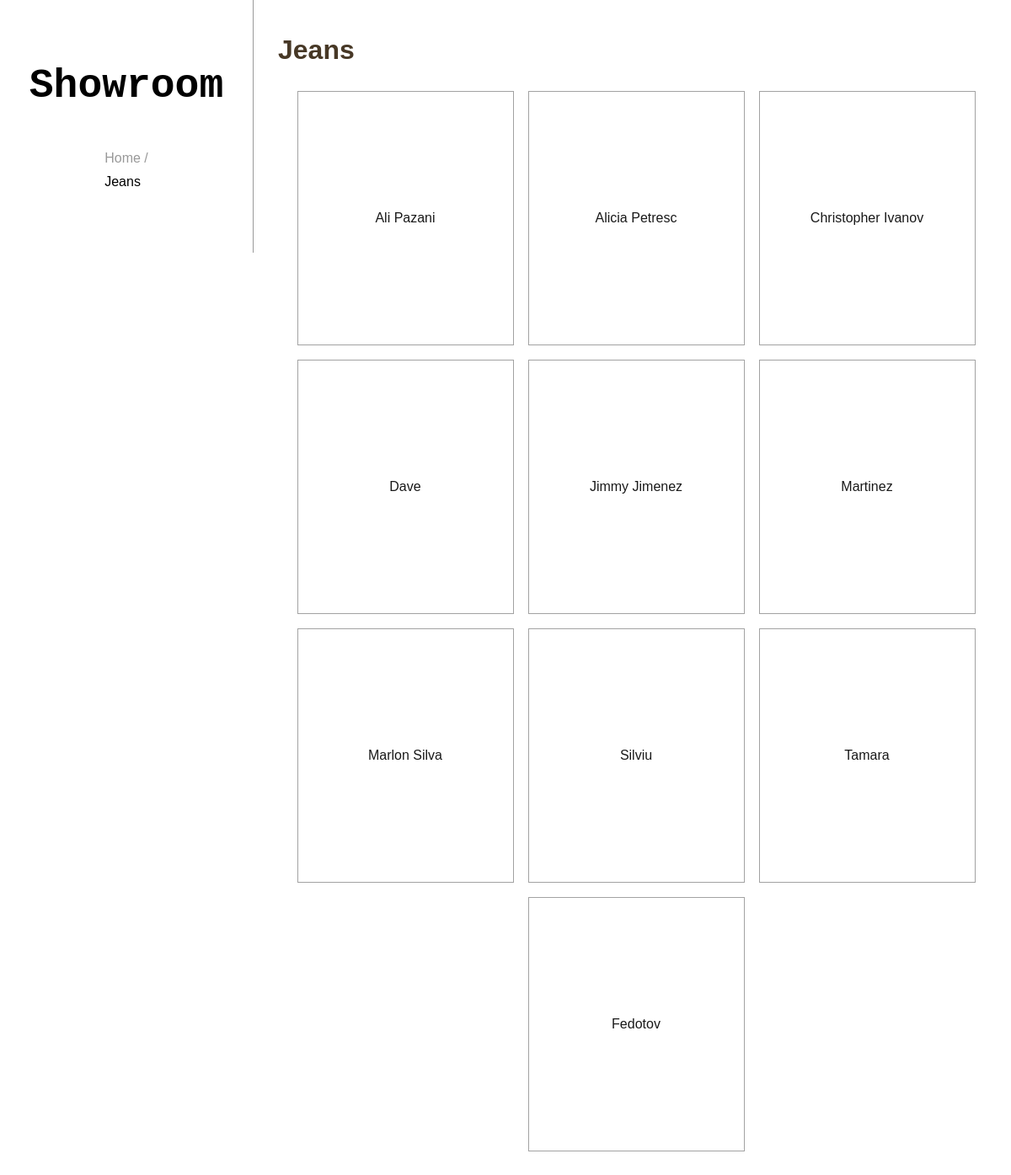
Screenshot of /categoria/3 with the database file from the repository.
### tables this page shows
CREATE TABLE `categoria` (
  `id` int(11) NOT NULL,
  `nombre` varchar(50) NOT NULL,
  `descripcion` varchar(150) NOT NULL,
  `url_imagen` text NOT NULL
);

CREATE TABLE `productos` (
  `id` int(11) NOT NULL,
  `nombre` varchar(50) NOT NULL,
  `id_categoria` int(11) NOT NULL,
  `precio` decimal(60,2) NOT NULL,
  `contenido` text NOT NULL,
  `url_img_principal` text NOT NULL
);

### app/http/Request.php (called while the page is built, shortened)
<?php
class Request{
    public function uri(){
        return $this->_uri;
    }
    public function method(){
        return $this->_method;
    }
    public function fromGlobal(){
        $this->_uri= $_SERVER['REQUEST_URI'];
        $this->_method= $_SERVER['REQUEST_METHOD'];
        return $this;
    }
}

### app/controllers/CategoriaController.php (called while the page is built, shortened)
<?php
class CategoriaController{
    public static function index($req,$param){
        $categorias = new CategoriaRepository($req->datasource);
        $productos = new ProductoRepository($req->datasource);
        $categoria = $categorias->findById($param[0]);
        $articulos = $productos->find('id_categoria','=',$param[0]);
        require_once('../app/views/categoria.php');
    }
}

### app/http/Routing/RoutingMiddleware.php (called while the page is built, shortened)
<?php
class RoutingMiddleware extends Middleware{
    public function router(){
        return $this->_router;
    }
    public function handler($request){
        return $this->router()->handler($request);
    }
}

### app/http/Middlewares/SessionStartMiddlewares.php (called while the page is built, shortened)
<?php
class SessionStartMiddlewares extends Middleware{
    public function handler($request){
        $this->next($request);
    }
}

### public/index.php (called while the page is built, shortened)
<?php
require_once '../autoload.php';
$server = new Server((new Request())->fromGlobal());
$server->use(function($req,$middleware){
    $req->datasource = MysqlDataSource::getInstance();
    $req->mailer = new PhpmailerMailer();
    $middleware->next($req);
});
$server->if('/api',function($server){
    $server->use(new AuthoMiddleware());
    $server->router()->get('/api/producto','app\controllers\ApiController::AllProducto')
    ->get('/api/producto/(\w+)','app\controllers\ApiController::OneProducto')
    ->post('/api/producto','app\controllers\ApiController::CreateProducto')
    ->put('/api/producto/(\w+)','app\controllers\ApiController::UpdateProducto')
    ->patch('/api/producto/(\w+)','app\controllers\ApiController::PatchProducto')
    ->delete('/api/producto/(\w+)','app\controllers\ApiController::DeleteProducto')
    ->get('/api/categoria','app\controllers\ApiController::AllCategoria')
    ->get('/api/categoria/(\w+)','app\controllers\ApiController::OneCategoria')
    ->post('/api/categoria','app\controllers\ApiController::CreateCategoria')
    ->put('/api/categoria/(\w+)','app\controllers\ApiController::UpdateCategoria')
    ->patch('/api/categoria/(\w+)','app\controllers\ApiController::PatchCategoria')
    ->delete('/api/categoria/(\w+)','app\controllers\ApiController::DeleteCategoria')
    ->get('/api/usuario','app\controllers\ApiController::AllUsuario')
    ->get('/api/usuario/(\w+)','app\controllers\ApiController::OneUsuario')
    ->patch('/api/usuario/(\w+)','app\controllers\ApiController::PatchUsuario')
    ->delete('/api/usuario/(\w+)','app\controllers\ApiController::DeleteUsuario');
});
$server->not('/api',function($server){
    $server->use(new SessionStartMiddlewares());
    $server->router()->get('/','app\controllers\HomeController::index')
    ->get('/categoria/(\w+)','app\controllers\CategoriaController::index')
    ->get('/categoria/(\w+)/producto/(\w+)','app\controllers\CategoriaController::producto')
    ->get('/pedido','app\controllers\PedidoController::index')
    ->post('/pedido/presupuesto','app\controllers\PedidoController::presupuesto')
    ->post('/contacto','app\controllers\PedidoController::contacto')
    ->get('/carrito/agregar/(\w+)','app\controllers\CarritoController::agregar')
    ->get('/carrito/incrementar/(\w+)','app\controllers\CarritoController::incrementar')
    ->get('/carrito/reducir/(\w+)','app\controllers\CarritoController::reducir')
    ->get('/carrito/eliminar/(\w)','app\controllers\CarritoController::eliminar')
    ->get('/register','app\controllers\RegisterController::index')
    ->post('/register/create','app\controllers\RegisterController::create');
});
$server->handler();

### app/http/Middlewares/ClosureMiddleware.php (called while the page is built, shortened)
<?php
class ClosureMiddleware extends Middleware{
    private function getCallable(){
        return $this->_callable;
    }
    public function handler($request){
        $callable= $this->getCallable();
        return $callable($request,$this);
    }
}

### app/http/RequestPipeline.php (called while the page is built, shortened)
<?php
class RequestPipeline{
    private array $_handlers=[];
    public function use(Middleware $middleware){
        array_push($this->_handlers,$middleware);
    }
    public function handler(Request $request){
        $this->_handlers[0]->handler($request);
    }
}

### app/http/Server.php (called while the page is built, shortened)
<?php
class Server{
    private $_pipeline;
    private $_request;
    public function __construct(Request $request){
        $this->_pipeline = new RequestPipeline();
        $this->_request = $request;
    }
    public function use($middleware){
        if(is_callable($middleware)){
            $this->_pipeline->use(new ClosureMiddleware($middleware));
        }
        else{
            $this->_pipeline->use($middleware);
        }
    }
    public function handler(){
        $this->_pipeline->handler($this->_request);
    }
}

### autoload.php (called while the page is built, shortened)
<?php
spl_autoload_register(function($className){
    $className = str_replace('\\','/',$className);
    $className = '../'.$className.'.php';
});

### app/dataSource/MysqlDataSource.php (called while the page is built, shortened)
<?php
class MysqlDataSource implements IDataSource{
    private ?PDO $pdo=null;
    static public $instance=null;
    private function __construct(){
        $host='localhost';
        $db='phpAvanzado';
        $user='root';
        $pass='';
        try{
            $this->pdo= new PDO("mysql:host=$host;dbname=$db;charset=utf8",$user,$pass);
        }
        catch(PDOException $e){
            echo $e->getMessage();
        }
    }
    static public function getInstance(){
        if(!isset(self::$instance)){
            self::$instance = new MysqlDataSource();
        }
        return self::$instance;
    }
    public function findOne($resource,$field,$value){
        $sql="SELECT * FROM $resource WHERE $field = :value";
        $stmt=$this->pdo->prepare($sql);
        $stmt->bindValue(':value',$value);
        $stmt->execute();
        return $stmt->fetch(PDO::FETCH_ASSOC);
    }
    public function findMany($resource,$field,$operation,$value){
        $response=[];
        $sql="SELECT * FROM $resource WHERE $field $operation :value";
        $stmt= $this->pdo->prepare($sql);
        $stmt->bindValue(':value',$value);
        $stmt->execute();
        while($record= $stmt->fetch(PDO::FETCH_ASSOC)){
            array_push($response,$record);
        }
        return $response;
    }
}

### app/repositories/CategoriaRepository.php (called while the page is built, shortened)
<?php
class CategoriaRepository{
    public function findById($id){
        $result = $this->dataSource->findOne('categoria','id',$id);
        if(is_array($result)){
            $object = new Categoria(
                $result['id'],
                $result['nombre'],
                $result['descripcion'],
                $result['url_imagen'],
            );
            return $object;
        }
        else{
            return 'ERROR: El registro no existe :(';
        }
    }
}

### app/repositories/ProductoRepository.php (called while the page is built, shortened)
<?php
class ProductoRepository{
    public function find($field,$operation,$value){
        $result = $this->dataSource->findMany('productos',$field,$operation,$value);
        $output = [];
        if(!empty($result)){
            foreach($result as $dato){
                $object = new Producto(
                    $dato['id'],
                    $dato['nombre'],
                    $dato['id_categoria'],
                    $dato['precio'],
                    $dato['contenido'],
                    $dato['url_img_principal']
                );
                array_push($output,$object);
            }
            return $output;
        }
        else{
            return 'ERROR: No se encontraron resultados :(';
        }
    }
}

### app/views/categoria.php (the view, shortened to what this page needs)
<!DOCTYPE html>
<html>
	<head>
		<link rel="stylesheet" href="/css/globals.css" />
		<link rel="stylesheet" href="/css/categoria.page.css" />
	</head>
	<body>
		<header>
			<a href="/" id="logo">Showroom</a>
            <div id="siteMap">
				<div id="siteMap">
					<a href="/" class="backLink">Home /</a>
					<a href="#" class="backLink"  style="color: black;"><?=$categoria->nombre?></a>
				</div>
            </div>
		</header>
		<main>
			<h1><?=$categoria->nombre?></h1>
			<div id="items">
				<?php if(is_array($articulos)):
					foreach($articulos as $item):
						$urlCodificada = str_replace(' ','%20',$item->url_img_principal)
						?>
						<div
							class="item"
							style="
								background-image: url(<?=$urlCodificada?>);
							"
						>
							<a href="/categoria/<?=$param[0]?>/producto/<?=$item->id?>"><?=$item->nombre?></a>
						</div>
					<?php endforeach;?>
				<?php else:?>
					<p>Uppsss. No hay productos disponible para esta categoria :-(</p>
				<?php endif;?>
			</div>
		</main>
	</body>
</html>

### app/http/Routing/Router.php (shortened to what this page needs)
<?php
class Router{
    private $_routes=[];
    public function add($method,$pattern,$callable){
        $pattern= str_replace('/','\/',$pattern);
        array_push($this->_routes,
            [
                'method' => strtoupper($method),
                'pattern' => $pattern,
                'callable' => $callable
            ]
        );
        return $this;
    }
    public function handler($request){
        foreach($this->_routes as $router){
            $pattern='#^'.$router['pattern'].'\/?$#';
            if(preg_match($pattern,$request->uri(),$urlParams) && $request->method()==$router['method']){
                array_shift($urlParams);
                return $router['callable']($request,$urlParams);
            }
        }
    }
}

### public/css/globals.css (style rules this page uses)
html, body { margin: 0; padding: 0; font-family: Arial, Helvetica, sans-serif; }
h1 { color: #999999ff; }

### public/css/categoria.page.css (style rules this page uses)
header { width: 300px; height: 300px; float: left; display: flex; flex-direction: column; justify-content: center; align-items: center; border-right: 1px solid #999; position: fixed; }
header #siteMap { display: flex; flex-direction: column; margin-top: 20px; }
header a.backLink { color: #999; text-decoration: none; margin-top: 10px; }
header a#logo { text-align: center; align-items: center; width: 300px; display: flex; justify-content: center; align-items: center; color: black; text-decoration: none; font-family: monospace; font-weight: bold; font-size: 48px; }
main { color: #999; box-sizing: border-box; padding: 20px; float: right; width: calc(100% - 310px); }
main h1 { color: #473826ff; }
#items { display: flex; justify-content: center; align-items: center; flex-wrap: wrap; }
.item { width: 30%; height: 300px; margin: 1%; display: flex; justify-content: center; align-items: center; border: 1px solid #999; background-position: center; background-position-y: -50px; background-size: cover; opacity: 0.9; }
.item a { display: block; background: rgb(255, 255, 255, 0.6); color: black; height: 80%; width: 80%; display: flex; justify-content: center; align-items: center; text-decoration: none; cursor: pointer; }
.item { transition: all 0.25s; }

### rows the page displays
categoria: nombre "Jeans"
productos: nombre "Ali Pazani"
productos: nombre "Alicia Petresc"
productos: nombre "Christopher Ivanov"
productos: nombre "Dave"
productos: nombre "Jimmy Jimenez"
productos: nombre "Martinez"
productos: nombre "Marlon Silva"
productos: nombre "Silviu"
productos: nombre "Tamara"
productos: nombre "Fedotov"
